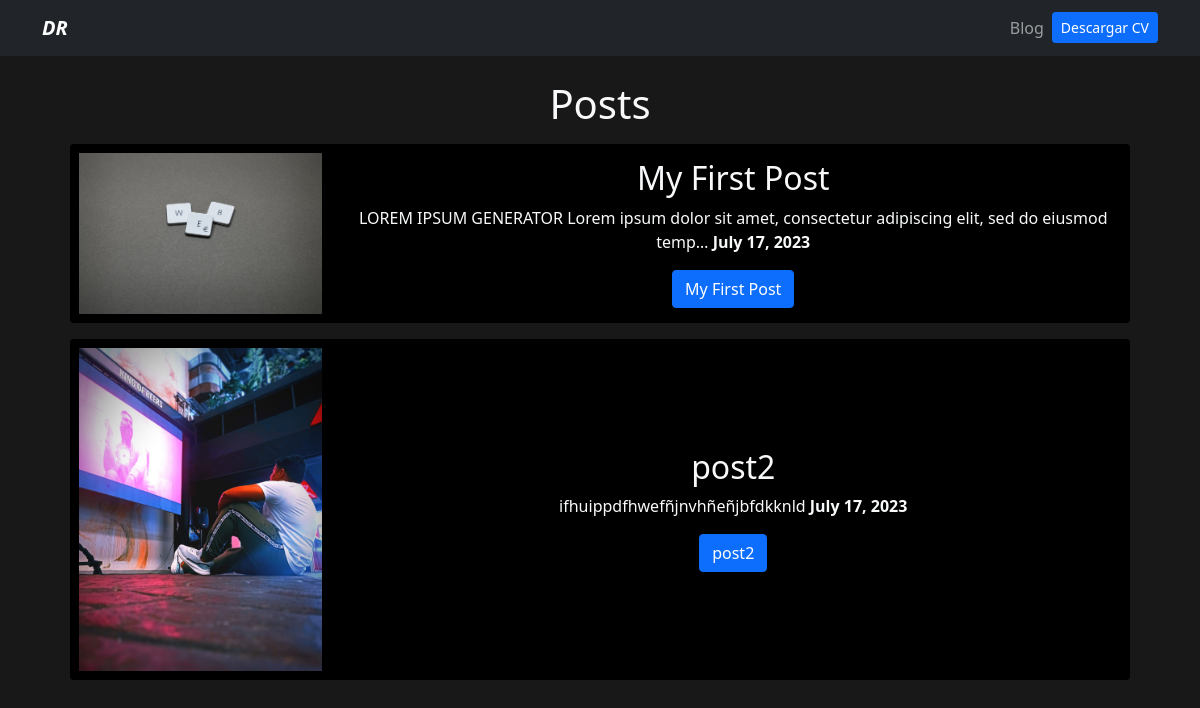
Screenshot of /blog/ with the database file from the repository.
### blog/models.py (models this page shows)
class Post(models.Model):
    title =models.CharField(max_length=100)
    description = models.TextField(max_length=250)
    image = models.ImageField(upload_to="blog/images/")
    date = models.DateField(datetime.date.today)

### blog/views.py (the view)
# urls.py: path("",render_posts, name='posts' ),
def render_posts(requets):
    posts= Post.objects.all()
    return render(requets, 'posts.html', {'posts' : posts})

### blog/templates/posts.html
{% extends 'layout.html' %}
{% block content  %}
<h1 class="d-flex align-items-center justify-content-center">Posts</h1>
<p>
    {% for post in posts %}
    <div class="card card-body bg-black p-2 m-3 ">
        <div class="row">
            <div class="col-md-3">
                <img class="img-fluid"  src="{{post.image.url}}" alt="">
            </div>
            <div class="col-md-9 my-auto">
                <div style="text-align: center;">
                    <h2>
                        {{post.title}}
                    </h2>
                    <p>
                        {{post.description|truncatechars:100}} <strong>{{post.date}}</strong>
                    </p>
                    <a class="btn btn-primary" href="{% url  'blog:post_detail' post.id %}">{{post.title}}</a>
                </div>
            </div>
        </div>
    </div>
    {% endfor %}
</p>
{% endblock  %}

### portfolio/static/main.css (style rules this page uses)
.bg-black { background: black; }

### rows the page displays
Post: image (picture), title "My First Post", description "LOREM IPSUM GENERATOR Lorem ipsum dolor sit amet, consectetur adipiscing elit, sed do eiusmod temp…", date "July 17, 2023"
Post: image (picture), title "post2", description "ifhuippdfhwefñjnvhñeñjbfdkknld", date "July 17, 2023"
